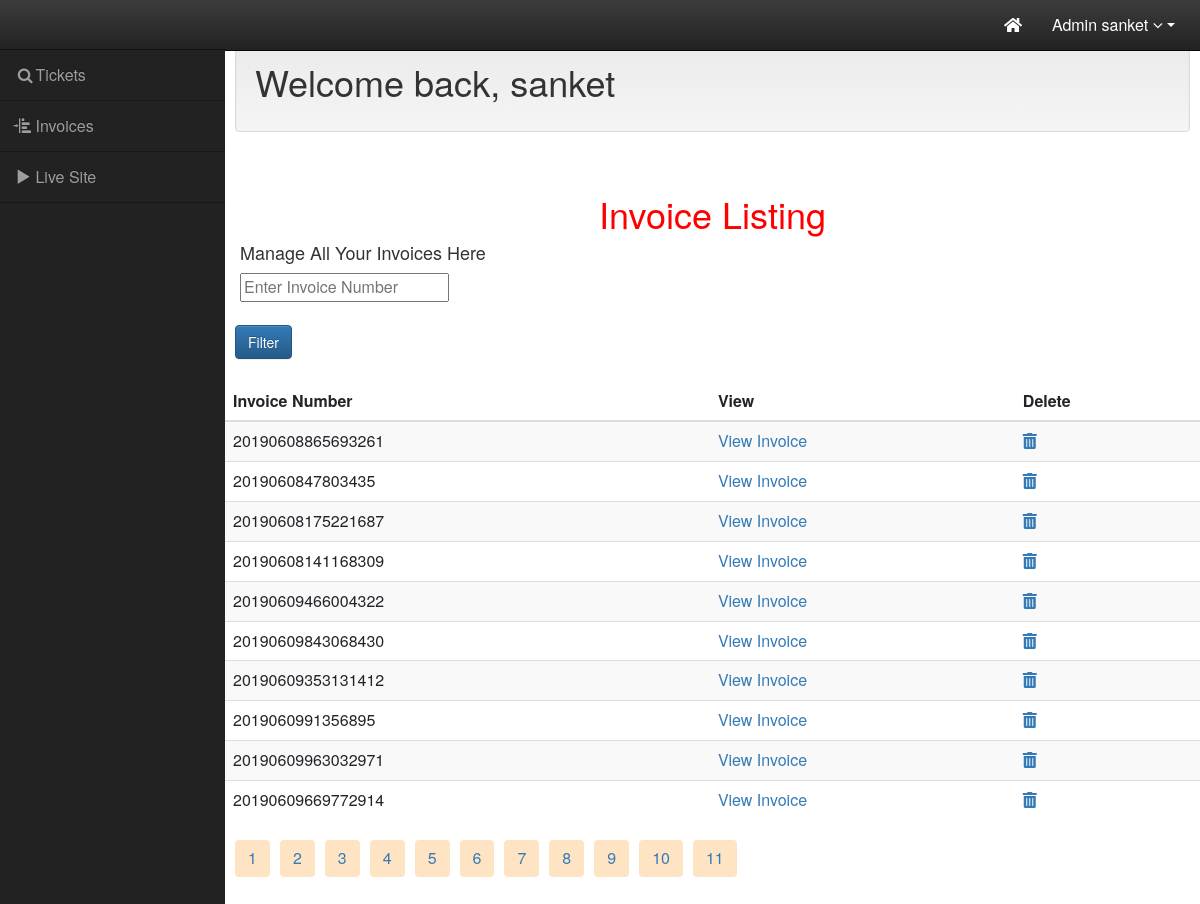
/source/mesoforte/admin_area/invoices.php?page=2 (signed in), run on the app's committed database.
### tables this page shows
CREATE TABLE `invoices` (
  `id` mediumint(50) NOT NULL,
  `nInvoiceNumber` bigint(50) NOT NULL,
  `dateOrdered` datetime NOT NULL,
  `strFullName` varchar(255) NOT NULL,
  `nPrice` float(8,2) NOT NULL,
  `strEmail` varchar(255) NOT NULL,
  `strCardNumber` varchar(255) NOT NULL
);

### source/mesoforte/admin_area/invoices.php (the view, shortened to what this page needs)
<?php
include('partials/header.php');
 ?>
<div id="wrapper">
    <nav class="navbar navbar-inverse navbar-fixed-top" role="navigation">
        <ul class="nav navbar-right top-nav">
            <li><a href="dashboard.php" data-placement="bottom" data-toggle="tooltip" href="#" data-original-title="Your Dashboard"><i class="fas fa-home"></i>
                </a>
            </li>
            <li class="dropdown">
                <a href="#" class="dropdown-toggle" data-toggle="dropdown">Admin <?=$_SESSION['name']?> <b class="fa fa-angle-down"></b></a>
            </li>
        </ul>
        <div class="collapse navbar-collapse navbar-ex1-collapse">
            <ul class="nav navbar-nav side-nav">
                <li>
                <a href="ticket.php" data-toggle="collapse" data-target="#submenu-1"><i class="fa fa-fw fa-search"></i>Tickets</a>
                </li>
                <li>
                    <a href="invoices.php" data-toggle="collapse" data-target="#submenu-2"><i class="glyphicon glyphicon-indent-left"></i>  Invoices </a>
                </li>
                <li>
                    <a href="http://sankettech.com/mesoforte/source/mesoforte/index.php" data-toggle="collapse" data-target="#submenu-2"><i class="glyphicon glyphicon-play"></i>  Live Site </a>
                </li>
            </ul>
        </div>
    </nav>
    <div id="page-wrapper">
        <div class="container-fluid">
            <div class="row" id="main" >
                <div class="col-sm-12 col-md-12 well" id="content">
                    <h1>Welcome back, <?=$_SESSION['name']?></h1>
                </div>
            </div>
        </div>
    </div>
    <div class="container-fluid">
    <div class="row">
      <div class="col-xl-12">
        <h1 class="align-middle">Invoice Listing</h1>
        <h4 class="position">Manage All Your Invoices Here</h4>
    </div>
    </div>
    </div>
    <?php
$con = ConnectToDB::con();
$results_per_page = 10;
$sql = "SELECT * FROM invoices";
$result = mysqli_query($con,$sql);
$number_of_results = mysqli_num_rows($result);
$number_of_pages = ceil($number_of_results/$results_per_page);
if(!isset($_GET['page'])){
  $page = 1;
}else {
  $page = $_GET['page'];
}
$this_page_first_result = ($page-1)*$results_per_page;
$sql = "SELECT * FROM invoices ORDER BY id LIMIT " . $this_page_first_result . ',' . $results_per_page;
$result = mysqli_query($con, $sql);
?>
        <form action="invoices.php" method="post">
            <input type="text" name="valueToSearch" placeholder="Enter Invoice Number" class="ml-4"><br><br>
            <input type="submit" name="search" value="Filter" class="btn btn-primary ml-3"><br><br>
            <table class="table table-striped">
            <thead>
                <tr>
                <th scope="col">Invoice Number</th>
                <th scope="col">View</th>
                <th scope="col">Delete</th>
                </tr>
                </thead>
                <?php while($row = mysqli_fetch_array($result)):?>
                <tr>
                    <td><?php echo $row['nInvoiceNumber'];?></td>
                    <td><a href='../index.php?controller=cart&action=showInvoice&nInvoiceNumber=".$invoice_number."'>View Invoice</a></td>
                    <td><a href="deleteinvoice.php?id=<?=$row["id"]?>"><i class="fas fa-trash-alt"></i></a></td>
                </tr>
                <?php endwhile;?>
                  </table>
        </form>
<?php
for($page=1;$page<=$number_of_pages;$page++)
{
  echo '<div class="align btn mb-5"><a href="invoices.php?page=' . $page . '">' . $page . '</a> </div>';
}
?>
    </div>
    <?php
include('partials/footer.php')
 ?>

### source/mesoforte/admin_area/style.css (style rules this page uses)
* { box-sizing: border-box; font-size: 16px; }
body { background-color: #435165; }
#wrapper { padding-left: 0; }
#page-wrapper { width: 100%; padding: 0; background-color: #fff; }
.top-nav { padding: 0 15px; }
.top-nav>li { display: inline-block; float: left; }
.top-nav>li>a { padding-top: 20px; padding-bottom: 20px; line-height: 20px; color: #fff; }
.align-middle { text-align: center;color: red; }
.align { background-color: bisque; display: inline-block; margin-left: 10px; margin-bottom: 10px }
@media (min-width:768px) { #wrapper { padding-left: 225px; } }
@media (min-width:768px) { #page-wrapper { padding: 22px 10px; } }
@media (min-width:768px) { .side-nav { position: fixed; top: 49px; left: 0px; width: 225px; margin-left: -225px; border: none; border-radius: 0; border-top: 1px rgba(0,0,0,.5) solid; overflow-y: auto; background-color: #222; bottom: 0; overflow-x: hidden; padding-bottom: 40px; } }
@media (min-width:768px) { .side-nav>li>a { width: 225px; border-bottom: 1px rgba(0,0,0,.3) solid; } }
@media (min-width:768px) { body { margin-top: 50px; } }

### data on the page
invoices: nInvoiceNumber "20190608865693261"
invoices: nInvoiceNumber "2019060847803435"
invoices: nInvoiceNumber "20190608175221687"
invoices: nInvoiceNumber "20190608141168309"
invoices: nInvoiceNumber "20190609466004322"
invoices: nInvoiceNumber "20190609843068430"
invoices: nInvoiceNumber "20190609353131412"
invoices: nInvoiceNumber "2019060991356895"
invoices: nInvoiceNumber "20190609963032971"
invoices: nInvoiceNumber "20190609669772914"

### other printed values
$_SESSION['name'] "sanket"
